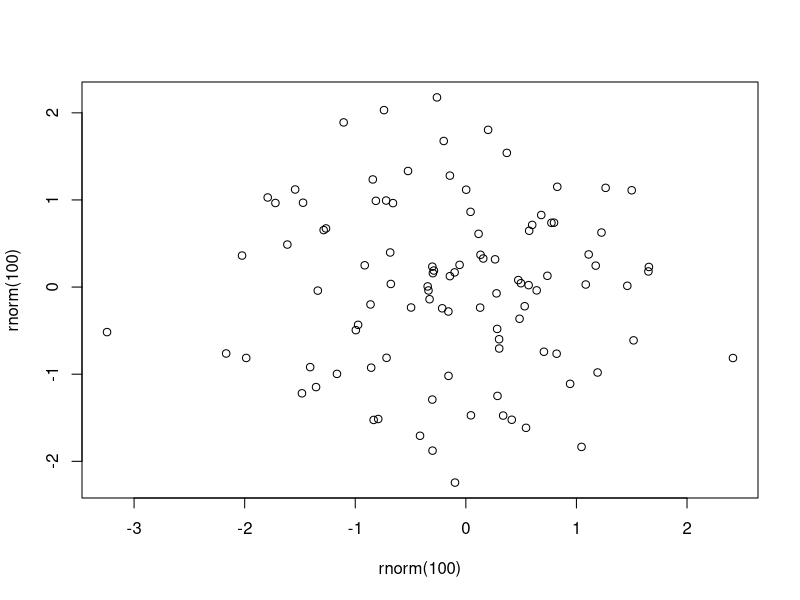

Source code (R):
## ---- chunk 1

plot(rnorm(100), rnorm(100))

